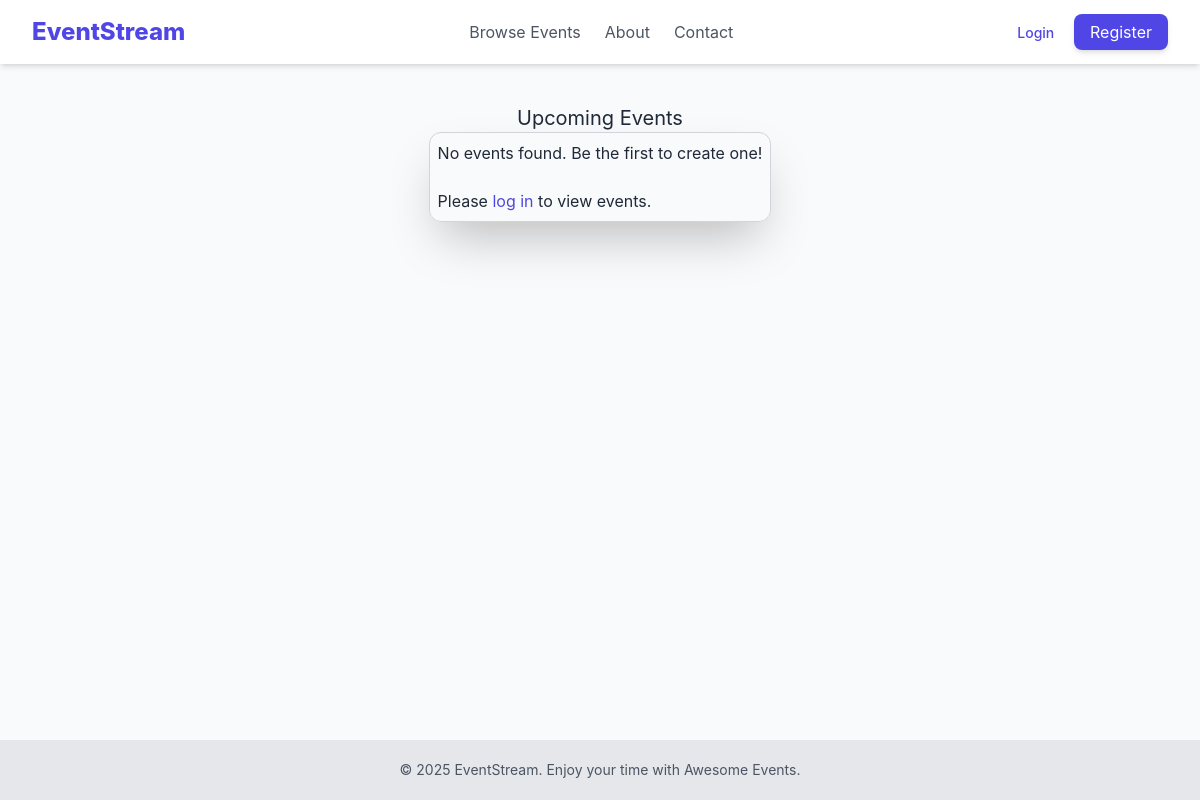
/events/, run on an earlier commit of the app's database.
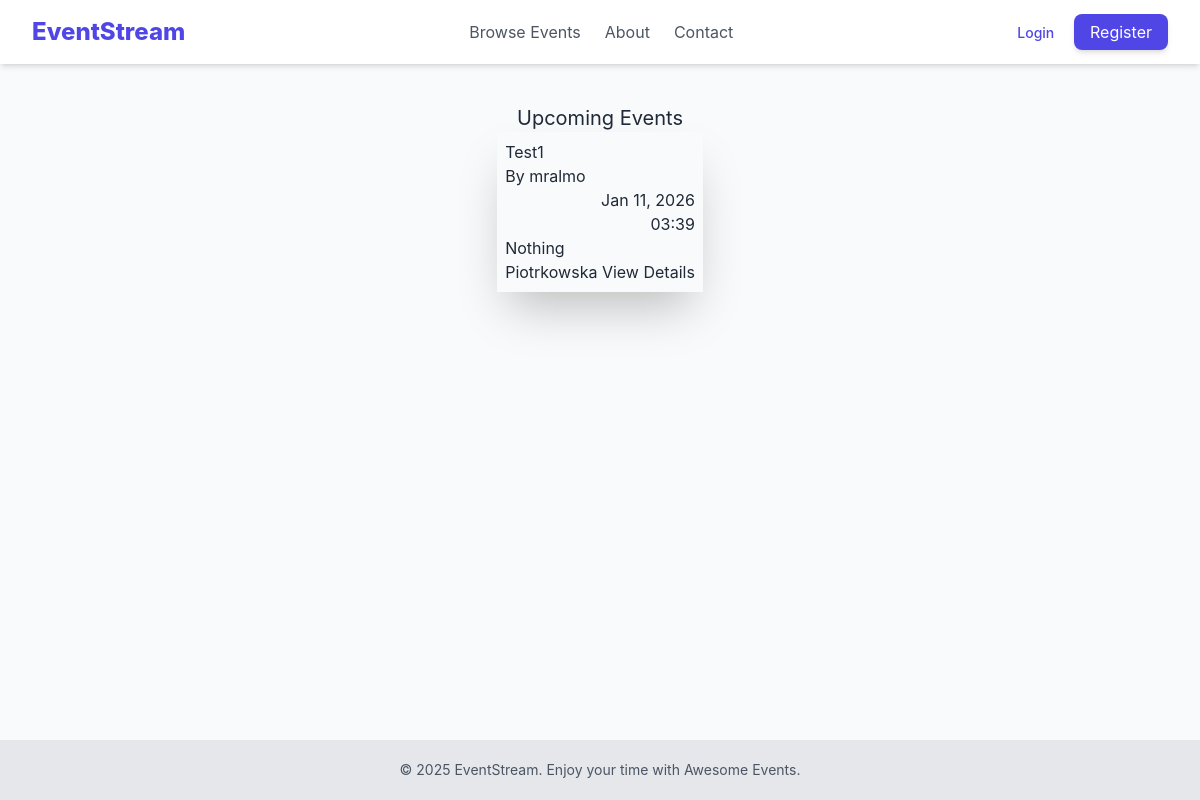
And on a later commit of the database.
### events/models.py (models this page shows, shortened)
class Event(models.Model):
    title = models.CharField(max_length=200)
    description = models.TextField()
    location = models.CharField(max_length=255)
    date_time = models.DateTimeField()
    creator = models.ForeignKey(settings.AUTH_USER_MODEL, on_delete=models.CASCADE)
    created_at = models.DateTimeField(auto_now_add=True)
    updated_at = models.DateTimeField(auto_now=True)
    max_attendance = models.IntegerField(default=0, blank=True)

### users/models.py (models this page shows, shortened)
class CustomUser(AbstractUser):
    username = models.CharField(max_length=200, unique=True)
    email = models.EmailField(null=True)
    first_name = models.CharField(max_length=20, blank=True)
    last_name = models.CharField(max_length=20, blank=True)
    is_moderator = models.BooleanField(
        default=False,
        help_text='User is moderator or not.'
    )

### events/views.py (the view)
# urls.py: path('', views.EventListView.as_view(), name='event_list'),
class EventListView(ListView):
    model = Event
    context_object_name = 'events'
    template_name = 'events/event_list.html'

### events/templates/events/event_list.html (shortened to what this page needs)
{% extends "base.html" %}
{% block content %}
    <div>
        <h1 class="text-xl text-center">Upcoming Events</h1>
    </div>
    {% if events %}
        <div class="space-y-6 shadow-2xl p-2">
            {% for event in events %}
                <div>
                    <div>
                        <div>
                            <h2>
                                <a href="{% url 'event_detail' event.pk %}">{{ event.title }}</a>
                            </h2>
                            <p>
                                By {{ event.creator.username }}
                            </p>
                        </div>
                        <div class="text-right">
                            <p>{{ event.date_time|date:"M d, Y" }}</p>
                            <p>{{ event.date_time|time:"H:i" }}</p>
                        </div>
                    </div>
                    <p>{{ event.description }}</p>
                    <div>
                        {{ event.location }}
                        <a href="{% url 'event_detail' event.pk %}">
                            View Details
                        </a>
                    </div>
                </div>
            {% endfor %}
        </div>
    {% else %}
        <div class="space-y-6 shadow-2xl p-2 border rounded-xl border-gray-300">
            <p>No events found. Be the first to create one!</p>
            {% if user.is_authenticated and user.is_moderator %}
                <a href="{% url 'event_create' %}">
                    Create Event
                </a>
            {% elif user.is_authenticated %}
                <p>You need moderator access to create events.</p>
            {% else %}
                <p>Please <a href="{% url 'login' %}" class="text-indigo-600">log in</a> to view events.</p>
            {% endif %}
        </div>
    {% endif %}
{% endblock %}

### templates/base.html (shortened to what this page needs)
<!DOCTYPE html>
<html lang="en">
<head>
    <script src="https://cdn.tailwindcss.com"></script>
</head>
<body class="min-h-screen bg-gray-50 text-gray-800 flex flex-col">
    <header class="bg-white shadow-md">
        <nav class="max-w-7xl mx-auto px-4 sm:px-6 lg:px-8 py-4 flex justify-between items-center">
            <a href="{% url 'home' %}" class="text-2xl font-extrabold text-indigo-600 hover:text-indigo-800 transition duration-150">
                EventStream
            </a>
            <div class="hidden md:flex space-x-6">
                <a href="{% url 'event_list' %}" class="text-gray-600 hover:text-indigo-600 transition duration-150">Browse Events</a>
                <a href="#" class="text-gray-600 hover:text-indigo-600 transition duration-150">About</a>
                <a href="#" class="text-gray-600 hover:text-indigo-600 transition duration-150">Contact</a>
            </div>
            <div class="space-x-4">
                {% if user.is_authenticated %}
                    <a href="#" class="text-sm font-medium text-gray-600 hover:text-indigo-600">
                        Hello, {{ user.username }}!
                    </a>
                    <form method="post" action="{% url 'logout' %}" class="inline-block">
                        {% csrf_token %}
                        <button type="submit"
                                class="py-2 px-4 bg-red-500 text-white rounded-lg shadow-md hover:bg-red-600 transition duration-150">
                            Logout
                        </button>
                    </form>
                {% else %}
                    <a href="{% url 'login' %}" class="text-sm font-medium text-indigo-600 hover:text-indigo-800">
                        Login
                    </a>
                    <a href="{% url 'register' %}" class="py-2 px-4 bg-indigo-600 text-white rounded-lg shadow-md hover:bg-indigo-700 transition duration-150">
                        Register
                    </a>
                {% endif %}
            </div>
        </nav>
    </header>
    <main class="flex-grow max-w-7xl mx-auto px-4 sm:px-6 lg:px-8 py-10">
        {% block content %}
        {% endblock %}
    </main>
    <footer class="bg-gray-200 text-gray-600 py-5 mt-auto">
        <div class="max-w-7xl mx-auto px-4 sm:px-6 lg:px-8 text-center text-sm">
            &copy; 2025 EventStream. Enjoy your time with Awesome Events.
        </div>
    </footer>
</body>
</html>

### templates/base.html (style rules this page uses)
body { font-family: 'Inter', sans-serif; }

What changed in the data, as far as the page shows it:
added Event: title "Test1", creator.username "mralmo", date_time "Jan 11, 2026", date_time "03:39", description "Nothing", location "Piotrkowska"
Also different on the page:
text no longer shown: "No events found. Be the first to create one! Please log in to view events."
